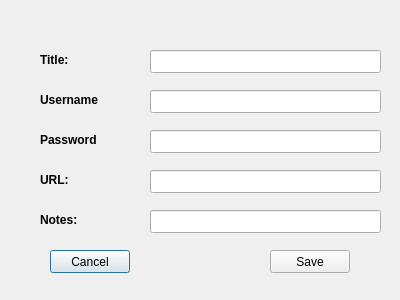
<?xml version="1.0" encoding="UTF-8"?>
<ui version="4.0">
 <class>EditPasswordDialog</class>
 <widget class="QDialog" name="EditPasswordDialog">
  <property name="geometry">
   <rect>
    <x>0</x>
    <y>0</y>
    <width>400</width>
    <height>300</height>
   </rect>
  </property>
  <property name="windowTitle">
   <string>Dialog</string>
  </property>
  <widget class="QLabel" name="titleLabel">
   <property name="geometry">
    <rect>
     <x>40</x>
     <y>50</y>
     <width>100</width>
     <height>20</height>
    </rect>
   </property>
   <property name="font">
    <font>
     <weight>75</weight>
     <bold>true</bold>
    </font>
   </property>
   <property name="text">
    <string>Title:</string>
   </property>
  </widget>
  <widget class="QLabel" name="passwordLabel">
   <property name="geometry">
    <rect>
     <x>40</x>
     <y>130</y>
     <width>100</width>
     <height>20</height>
    </rect>
   </property>
   <property name="font">
    <font>
     <weight>75</weight>
     <bold>true</bold>
    </font>
   </property>
   <property name="text">
    <string>Password</string>
   </property>
  </widget>
  <widget class="QLabel" name="notesLabel">
   <property name="geometry">
    <rect>
     <x>40</x>
     <y>210</y>
     <width>100</width>
     <height>20</height>
    </rect>
   </property>
   <property name="font">
    <font>
     <weight>75</weight>
     <bold>true</bold>
    </font>
   </property>
   <property name="text">
    <string>Notes:</string>
   </property>
  </widget>
  <widget class="QLabel" name="usernameLabel">
   <property name="geometry">
    <rect>
     <x>40</x>
     <y>90</y>
     <width>100</width>
     <height>20</height>
    </rect>
   </property>
   <property name="font">
    <font>
     <weight>75</weight>
     <bold>true</bold>
    </font>
   </property>
   <property name="text">
    <string>Username</string>
   </property>
  </widget>
  <widget class="QLabel" name="urlLabel">
   <property name="geometry">
    <rect>
     <x>40</x>
     <y>170</y>
     <width>100</width>
     <height>20</height>
    </rect>
   </property>
   <property name="font">
    <font>
     <weight>75</weight>
     <bold>true</bold>
    </font>
   </property>
   <property name="text">
    <string>URL:</string>
   </property>
  </widget>
  <widget class="QLineEdit" name="titleEdit">
   <property name="geometry">
    <rect>
     <x>150</x>
     <y>50</y>
     <width>231</width>
     <height>23</height>
    </rect>
   </property>
  </widget>
  <widget class="QLineEdit" name="usernameEdit">
   <property name="geometry">
    <rect>
     <x>150</x>
     <y>90</y>
     <width>231</width>
     <height>23</height>
    </rect>
   </property>
  </widget>
  <widget class="QLineEdit" name="passwordEdit">
   <property name="geometry">
    <rect>
     <x>150</x>
     <y>130</y>
     <width>231</width>
     <height>23</height>
    </rect>
   </property>
   <property name="echoMode">
    <enum>QLineEdit::Password</enum>
   </property>
  </widget>
  <widget class="QLineEdit" name="urlEdit">
   <property name="geometry">
    <rect>
     <x>150</x>
     <y>170</y>
     <width>231</width>
     <height>23</height>
    </rect>
   </property>
  </widget>
  <widget class="QLineEdit" name="notesEdit">
   <property name="geometry">
    <rect>
     <x>150</x>
     <y>210</y>
     <width>231</width>
     <height>23</height>
    </rect>
   </property>
  </widget>
  <widget class="QPushButton" name="cancelButton">
   <property name="geometry">
    <rect>
     <x>50</x>
     <y>250</y>
     <width>80</width>
     <height>23</height>
    </rect>
   </property>
   <property name="text">
    <string>Cancel</string>
   </property>
  </widget>
  <widget class="QPushButton" name="saveButton">
   <property name="geometry">
    <rect>
     <x>270</x>
     <y>250</y>
     <width>80</width>
     <height>23</height>
    </rect>
   </property>
   <property name="text">
    <string>Save</string>
   </property>
  </widget>
 </widget>
 <resources/>
 <connections/>
</ui>
